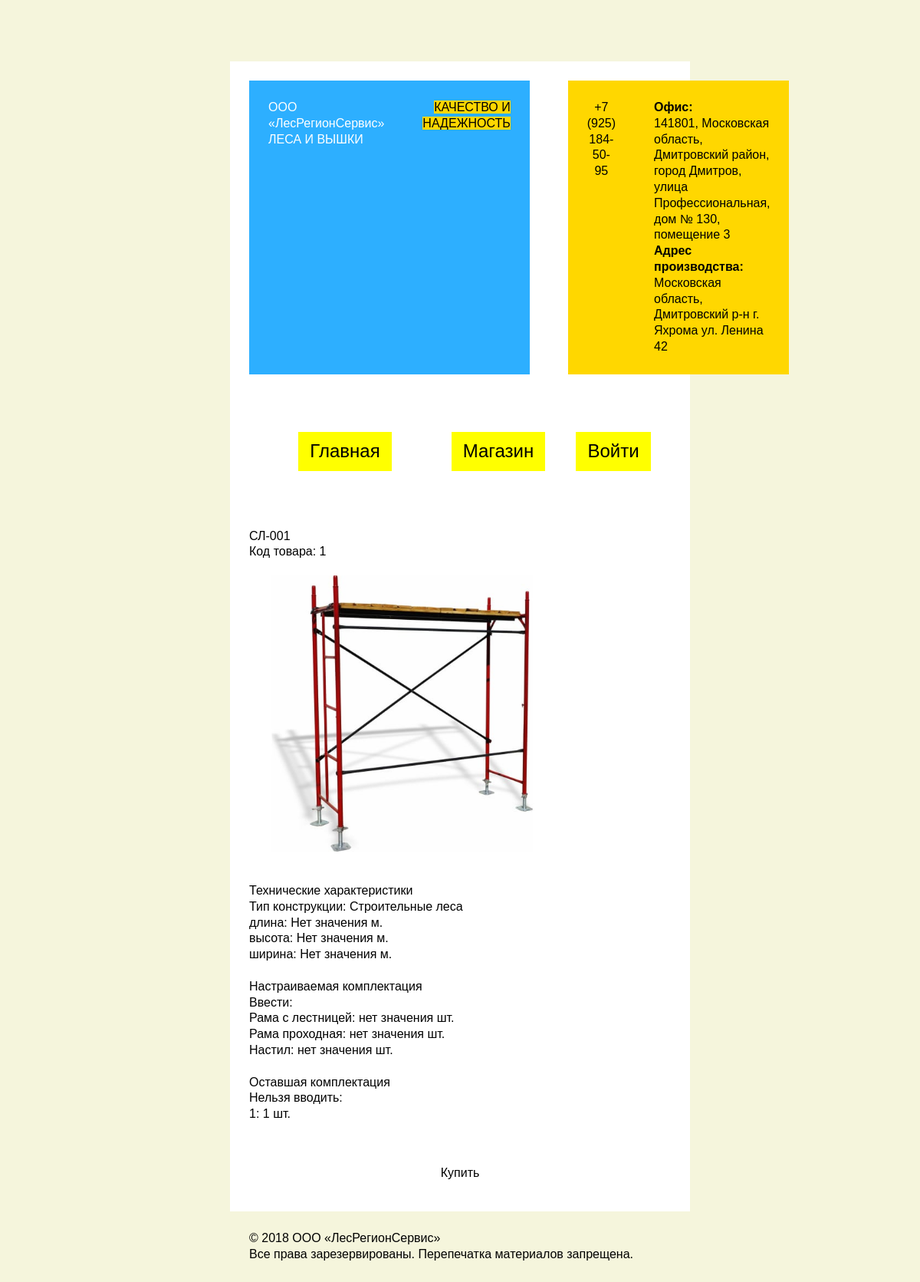
The app's page /product_detail.php/?product_id=1 with its own data.
### tables this page shows
CREATE TABLE `products` (
  `id` int unsigned NOT NULL AUTO_INCREMENT,
  `title` varchar(100) NOT NULL,
  `category` enum('Запчасть','Конструкция') NOT NULL,
  `product_type` varchar(100) NOT NULL,
  `price` float unsigned NOT NULL DEFAULT '0',
  `description` mediumtext,
  `image_url` varchar(100) NOT NULL DEFAULT 'img/products/not-found.png',
  PRIMARY KEY (`id`),
  UNIQUE KEY `title_UNIQUE` (`title`)
);

### product_detail.php (the view, shortened to what this page needs)
<?php
require 'components/header.php';
require 'database.php';
$product_id = $_GET['product_id'];
$sql_get_product_build_constr = "select * from products where id = {$product_id}";
$sql_get_product_build_constr_detail = "select * from view_products_build_constr_detail where product_id = {$product_id}";
$product_query = mysqli_query($link, $sql_get_product_build_constr);
$product_detail_query = mysqli_query($link, $sql_get_product_build_constr_detail);
$product = mysqli_fetch_array($product_query);
$product_detail = mysqli_fetch_all($product_detail_query, MYSQLI_ASSOC);
$length = "Нет значения";
$height = "Нет значения";
$width = "Нет значения";
foreach ($product_detail as $detail) {
    switch ($detail['part_type']) {
        default:
            $other_details[] = ['part_id' => $detail['part_id'],
                'part_title' => $detail['part_title'],
                'amount' => $detail['amount'],
                'price' => $detail['price']];
    }
}
?>
<main>
    <?= $product['title'] ?? "нет значения" ?><br>
    Код товара: <?= $product['id'] ?? "нет значения" ?><br>
    <img src="<?= $product['image_url'] ?? "/img/products/not-found.png" ?>" width="400" alt="<?= $product['title'] ?? "нет значения" ?>"><br>
    Технические характеристики<br>
    Тип конструкции: <?= $product['product_type'] ?><br>
    длина: <?= $length ?? "нет значения" ?> м.<br>
    высота: <?= $height ?? "нет значения" ?> м.<br>
    ширина: <?= $width ?? "нет значения" ?> м.<br>
    <br>
    Настраиваемая комплектация<br>
    Ввести:<br>
    <?= $frame_with_ladder['part_title'] ?? "Рама с лестницей" ?>: <?= $frame_with_ladder['amount'] ?? "нет значения" ?> шт.<br>
    <?= $pathway_frame['part_title'] ?? "Рама проходная" ?>: <?= $pathway_frame['amount'] ?? "нет значения" ?> шт.<br>
    <?= $flooring['part_title'] ?? "Настил" ?>: <?= $flooring['amount'] ?? "нет значения" ?> шт.<br>
    <br>
    Оставшая комплектация<br>
    Нельзя вводить:<br>
    <?php if (isset($other_details)): ?>
    <?php foreach ($other_details as $detail): ?>
    <?= $detail['part_title'] ?? "нет значения" ?>: <?= $detail['amount'] ?? "нет значения" ?> шт.<br>
    <?php endforeach; ?>
    <?php endif; ?>
    <br>
    <a>Купить</a>
</main>
<?php
require 'components/footer.php';
?>

### style.css (style rules this page uses)
body { margin: 80px; margin-right: 300px; margin-left: 300px; font-family: sans-serif; font-size: medium; text-align: justify; line-height: 130%; background-color: beige; }
main { display: grid; row-gap: 20px; }
a { margin: auto; padding: 15px; outline: none; text-decoration: none; display: inline-block; text-align: center; color: black; }
header, nav, main, .product-style, .showcase { background-color: white; }
header, main, footer, .two-columns-equally, .product-style, .showcase { padding: 25px; }

### records on screen
products: title "СЛ-001", id "1", image_url (picture), product_type "Строительные леса"

### other values on screen
$length "Нет значения"
$height "Нет значения"
$width "Нет значения"
$frame_with_ladder['part_title'] "Рама с лестницей"
$frame_with_ladder['amount'] "нет значения"
$pathway_frame['part_title'] "Рама проходная"
$pathway_frame['amount'] "нет значения"
$flooring['part_title'] "Настил"
$flooring['amount'] "нет значения"
$detail['part_title'] "1"
$detail['amount'] "1"
